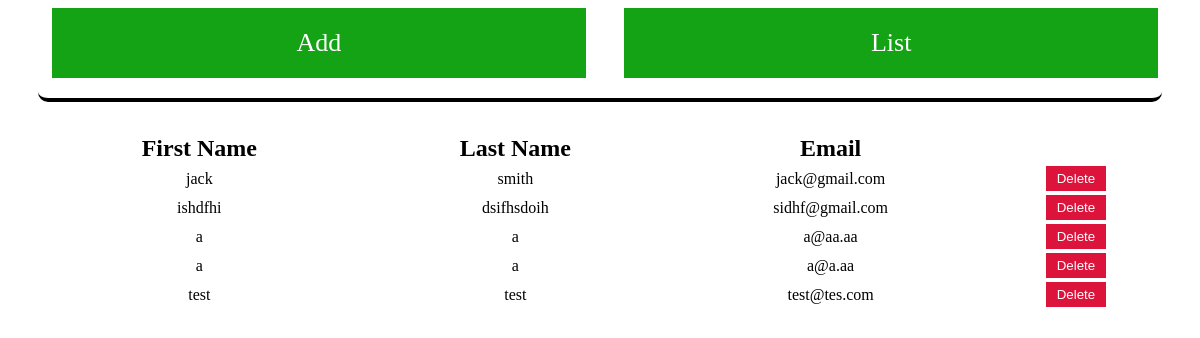
Page /list.php on the committed database.
### tables this page shows
CREATE TABLE `users` (
  `id` int(11) NOT NULL,
  `first_name` varchar(151) NOT NULL,
  `last_name` varchar(151) NOT NULL,
  `email` varchar(151) NOT NULL
);

### classes/Db.php (called while the page is built, shortened)
<?php
class Db{
    private $host = "localhost";
    private $username = "root";
    private $password = "";
    private $dbname = "da_form";
    private function connect(){
        try{
            $conn = new PDO("mysql:host=$this->host;dbname=$this->dbname", $this->username, $this->password);
            $conn->setAttribute(PDO::ATTR_ERRMODE, PDO::ERRMODE_EXCEPTION);return $conn;
        } catch(PDOException $e){
            echo "Connection failed: " . $e->getMessage();
        }
    }
    public function get(){
        $conn = $this->connect();
        $sql = $conn->prepare("SELECT * FROM users");
        $sql->execute();
        $res = $sql->fetchAll();
        return $res;
    }
}

### list.php (the view, shortened to what this page needs)
<?php
require_once "header.php";
require_once 'classes/Db.php';
$db = new Db();
$users = $db->get();
?>
    <table class="table">
        <tr class="table-tr table-tr-header">
            <th class="table-th">First Name</th>
            <th class="table-th">Last Name</th>
            <th class="table-th">Email</th>
            <th class="table-th"></th>
        </tr>
        <?php
        foreach($users as $user){
            ?>
            <tr class="table-tr">
                <td class="table-td"><?php echo $user['first_name'] ?></td>
                <td class="table-td"><?php echo $user['last_name'] ?></td>
                <td class="table-td"><?php echo $user['email'] ?></td>
                <td class="table-td"><button id="<?php echo $user['id']?>" class="delete">Delete</button></td>
            </tr>
            <?php
        }
        ?>
    </table>
</body>
</html>

### header.php (shortened to what this page needs)
<!DOCTYPE html>
<html lang="en">
<head>
    <link rel="stylesheet" href="styles.css">
</head>
<body>
    <nav class="nav">
        <a href="index.php" class="nav-btn">Add</a>
        <a href="list.php" class="nav-btn">List</a>
    </nav>

### styles.css (style rules this page uses)
@media screen and (min-width: 851px) { .nav { margin: auto; display: grid; grid-template-columns: 50% 50%; grid-column-gap: 10px; width: 95%; height: 70px; border-style: solid; border-width: 0px 0px 4px 0px; padding-bottom: 20px; border-radius: 10px; } }
@media screen and (min-width: 851px) { .nav-btn { width: 95%; background-color: #14a314; color: white; font-size: 26px; text-align: center; margin: auto; height: 100%; text-decoration: none; line-height: 70px; } }
@media screen and (min-width: 851px) { .table { margin: auto; margin-top: 30px; width: 95%; background-color: #fff; } }
@media screen and (min-width: 851px) { .table-tr-header { border-style: solid; border-width: 5px; } }
@media screen and (min-width: 851px) { .table-th { font-size: 24px; font-weight: bold; } }
@media screen and (min-width: 851px) { .table-td { text-align: center; } }
@media screen and (min-width: 851px) { .delete { border-style: none; background-color: crimson; color: #fff; width: 60px; height: 25px; } }

### rows in the picture
users: first_name "jack", last_name "smith", email "jack@gmail.com"
users: first_name "ishdfhi", last_name "dsifhsdoih", email "sidhf@gmail.com"
users: first_name "a", last_name "a", email "a@aa.aa"
users: first_name "a", last_name "a", email "a@a.aa"
users: first_name "test", last_name "test", email "test@tes.com"
